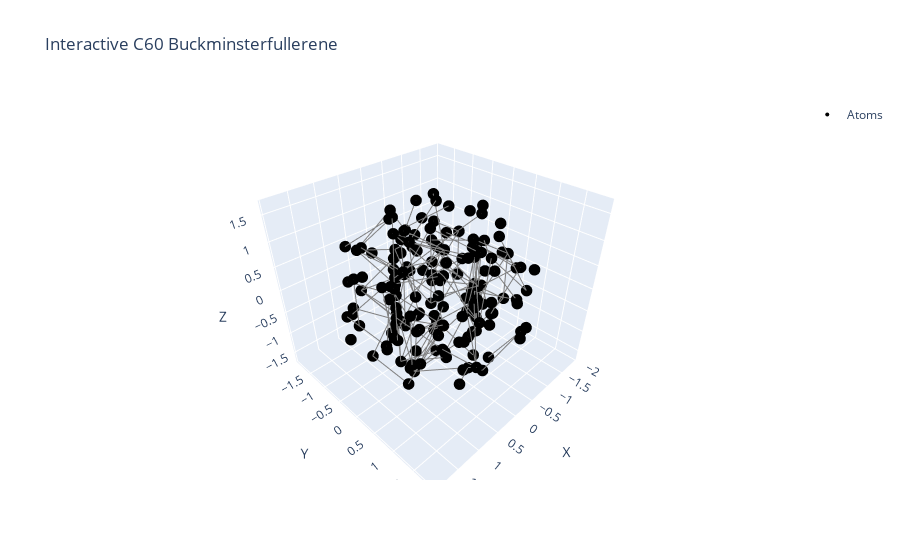

The cell this chart's notebook holds for it:
### Code cell
# Create scatter plot of atoms
atoms = go.Scatter3d(
    x=scaled_sphere[:, 0],
    y=scaled_sphere[:, 1],
    z=scaled_sphere[:, 2],
    mode='markers',
    marker=dict(size=4, color='black'),
    name='Atoms'
)

# Create lines between atoms within bonding distance
D = squareform(pdist(scaled_sphere))
threshold = 1.1  # bond cutoff

bond_length = 1.01022
tolerance = 0.02 # allow tiny numerical error

# Only draw edges where distance ≈ bond length
edges = []
for i in range(len(scaled_sphere)):
    for j in range(i + 1, len(scaled_sphere)):
        dist = np.linalg.norm(scaled_sphere[i] - scaled_sphere[j])
        if abs(dist - bond_length) < tolerance:
            edges.append(go.Scatter3d(
                x=[scaled_sphere[i, 0], scaled_sphere[j, 0], None],
                y=[scaled_sphere[i, 1], scaled_sphere[j, 1], None],
                z=[scaled_sphere[i, 2], scaled_sphere[j, 2], None],
                mode='lines',
                line=dict(color='gray', width=2),
                showlegend=False
            ))


# Combine all objects
fig = go.Figure(data=[atoms] + edges)
fig.update_layout(
    title='Interactive C60 Buckminsterfullerene',
    scene=dict(
        xaxis=dict(title='X'),
        yaxis=dict(title='Y'),
        zaxis=dict(title='Z'),
        aspectmode='data'
    )
)

fig.show()

### Figure 1 — Plotly figure (JSON) as saved in the notebook; plotly's stock layout.template omitted (floating-point values rounded to 4 significant figures; data arrays with more than 128 entries replaced by an {"elided": "..."} marker saying what was removed)
{"data": [{"marker": {"color": "black", "size": 4}, "mode": "markers", "name": "Atoms", "type": "scatter3d", "x": {"elided": "162 float values"}, "y": {"elided": "162 float values"}, "z": {"elided": "162 float values"}}, {"line": {"color": "gray", "width": 2}, "mode": "lines", "showlegend": false, "type": "scatter3d", "x": [0.153, 0.6081, null], "y": [-0.9579, -1.503, null], "z": [1.169, 0.4597, null]}, {"line": {"color": "gray", "width": 2}, "mode": "lines", "showlegend": false, "type": "scatter3d", "x": [0.153, 0.8985, null], "y": [-0.9579, -1.413, null], "z": [1.169, 0.6921, null]}, {"line": {"color": "gray", "width": 2}, "mode": "lines", "showlegend": false, "type": "scatter3d", "x": [0.153, 0.7777, null], "y": [-0.9579, -0.1855, null], "z": [1.169, 1.371, null]}, {"line": {"color": "gray", "width": 2}, "mode": "lines", "showlegend": false, "type": "scatter3d", "x": [0.153, 0.6081, null], "y": [0.9579, 1.503, null], "z": [1.169, 0.4597, null]}, {"line": {"color": "gray", "width": 2}, "mode": "lines", "showlegend": false, "type": "scatter3d", "x": [0.153, 0.8985, null], "y": [0.9579, 1.413, null], "z": [1.169, 0.6921, null]}, {"line": {"color": "gray", "width": 2}, "mode": "lines", "showlegend": false, "type": "scatter3d", "x": [0.153, 0.7777, null], "y": [0.9579, 0.1855, null], "z": [1.169, 1.371, null]}, {"line": {"color": "gray", "width": 2}, "mode": "lines", "showlegend": false, "type": "scatter3d", "x": [0.153, 0.6081, null], "y": [-0.9579, -1.503, null], "z": [-1.169, -0.4597, null]}, {"line": {"color": "gray", "width": 2}, "mode": "lines", "showlegend": false, "type": "scatter3d", "x": [0.153, 0.8985, null], "y": [-0.9579, -1.413, null], "z": [-1.169, -0.6921, null]}, {"line": {"color": "gray", "width": 2}, "mode": "lines", "showlegend": false, "type": "scatter3d", "x": [0.153, 0.7777, null], "y": [-0.9579, -0.1855, null], "z": [-1.169, -1.371, null]}, {"line": {"color": "gray", "width": 2}, "mode": "lines", "showlegend": false, "type": "scatter3d", "x": [0.153, 0.6081, null], "y": [0.9579, 1.503, null], "z": [-1.169, -0.4597, null]}, {"line": {"color": "gray", "width": 2}, "mode": "lines", "showlegend": false, "type": "scatter3d", "x": [0.153, 0.8985, null], "y": [0.9579, 1.413, null], "z": [-1.169, -0.6921, null]}, {"line": {"color": "gray", "width": 2}, "mode": "lines", "showlegend": false, "type": "scatter3d", "x": [0.153, 0.7777, null], "y": [0.9579, 0.1855, null], "z": [-1.169, -1.371, null]}, {"line": {"color": "gray", "width": 2}, "mode": "lines", "showlegend": false, "type": "scatter3d", "x": [1.218, 1.09, null], "y": [2.736e-15, 7.21e-16, null], "z": [-0.6576, 0.3564, null]}, {"line": {"color": "gray", "width": 2}, "mode": "lines", "showlegend": false, "type": "scatter3d", "x": [1.218, 1.09, null], "y": [3.025e-16, 8.354e-17, null], "z": [0.6576, -0.3564, null]}, {"line": {"color": "gray", "width": 2}, "mode": "lines", "showlegend": false, "type": "scatter3d", "x": [-1.278, -0.6393, null], "y": [-5.902e-16, -0.7776, null], "z": [-0.5182, -0.4704, null]}, {"line": {"color": "gray", "width": 2}, "mode": "lines", "showlegend": false, "type": "scatter3d", "x": [-1.278, -0.6393, null], "y": [-5.902e-16, 0.7776, null], "z": [-0.5182, -0.4704, null]}, {"line": {"color": "gray", "width": 2}, "mode": "lines", "showlegend": false, "type": "scatter3d", "x": [-1.278, -0.6393, null], "y": [-8.54e-16, -0.7776, null], "z": [0.5182, 0.4704, null]}, {"line": {"color": "gray", "width": 2}, "mode": "lines", "showlegend": false, "type": "scatter3d", "x": [-1.278, -0.6393, null], "y": [-8.54e-16, 0.7776, null], "z": [0.5182, 0.4704, null]}, {"line": {"color": "gray", "width": 2}, "mode": "lines", "showlegend": false, "type": "scatter3d", "x": [0.1416, 0.6081, null], "y": [-1.004, -1.503, null], "z": [0.2969, -0.4597, null]}, {"line": {"color": "gray", "width": 2}, "mode": "lines", "showlegend": false, "type": "scatter3d", "x": [0.1416, 0.6081, null], "y": [1.004, 1.503, null], "z": [0.2969, -0.4597, null]}, {"line": {"color": "gray", "width": 2}, "mode": "lines", "showlegend": false, "type": "scatter3d", "x": [0.1416, 0.6081, null], "y": [-1.004, -1.503, null], "z": [-0.2969, 0.4597, null]}, {"line": {"color": "gray", "width": 2}, "mode": "lines", "showlegend": false, "type": "scatter3d", "x": [0.1416, 0.6081, null], "y": [1.004, 1.503, null], "z": [-0.2969, 0.4597, null]}, {"line": {"color": "gray", "width": 2}, "mode": "lines", "showlegend": false, "type": "scatter3d", "x": [0.4584, 1.259, null], "y": [0.6088, 0.8922, null], "z": [-0.1957, 0.3546, null]}, {"line": {"color": "gray", "width": 2}, "mode": "lines", "showlegend": false, "type": "scatter3d", "x": [0.4584, -0.09105, null], "y": [0.6088, 0.08956, null], "z": [-0.1957, -0.8365, null]}, {"line": {"color": "gray", "width": 2}, "mode": "lines", "showlegend": false, "type": "scatter3d", "x": [0.4584, 1.259, null], "y": [-0.6088, -0.8922, null], "z": [-0.1957, 0.3546, null]}, {"line": {"color": "gray", "width": 2}, "mode": "lines", "showlegend": false, "type": "scatter3d", "x": [0.4584, -0.09105, null], "y": [-0.6088, -0.08956, null], "z": [-0.1957, -0.8365, null]}, {"line": {"color": "gray", "width": 2}, "mode": "lines", "showlegend": false, "type": "scatter3d", "x": [0.7535, 0.4364, null], "y": [-0.264, 0.5819, null], "z": [-0.3695, -0.7843, null]}, {"line": {"color": "gray", "width": 2}, "mode": "lines", "showlegend": false, "type": "scatter3d", "x": [0.7535, 0.7777, null], "y": [-0.264, -0.1855, null], "z": [-0.3695, -1.371, null]}, {"line": {"color": "gray", "width": 2}, "mode": "lines", "showlegend": false, "type": "scatter3d", "x": [0.7535, 1.008, null], "y": [-0.264, 0.04534, null], "z": [-0.3695, 0.5494, null]}, {"line": {"color": "gray", "width": 2}, "mode": "lines", "showlegend": false, "type": "scatter3d", "x": [0.7535, -0.09105, null], "y": [-0.264, 0.08956, null], "z": [-0.3695, -0.8365, null]}, {"line": {"color": "gray", "width": 2}, "mode": "lines", "showlegend": false, "type": "scatter3d", "x": [0.7535, 0.4364, null], "y": [0.264, -0.5819, null], "z": [-0.3695, -0.7843, null]}, {"line": {"color": "gray", "width": 2}, "mode": "lines", "showlegend": false, "type": "scatter3d", "x": [0.7535, 0.7777, null], "y": [0.264, 0.1855, null], "z": [-0.3695, -1.371, null]}, {"line": {"color": "gray", "width": 2}, "mode": "lines", "showlegend": false, "type": "scatter3d", "x": [0.7535, 1.008, null], "y": [0.264, -0.04534, null], "z": [-0.3695, 0.5494, null]}, {"line": {"color": "gray", "width": 2}, "mode": "lines", "showlegend": false, "type": "scatter3d", "x": [0.7535, -0.09105, null], "y": [0.264, -0.08956, null], "z": [-0.3695, -0.8365, null]}, {"line": {"color": "gray", "width": 2}, "mode": "lines", "showlegend": false, "type": "scatter3d", "x": [0.4584, 1.259, null], "y": [0.6088, 0.8922, null], "z": [0.1957, -0.3546, null]}, {"line": {"color": "gray", "width": 2}, "mode": "lines", "showlegend": false, "type": "scatter3d", "x": [0.4584, -0.09105, null], "y": [0.6088, 0.08956, null], "z": [0.1957, 0.8365, null]}, {"line": {"color": "gray", "width": 2}, "mode": "lines", "showlegend": false, "type": "scatter3d", "x": [0.4584, 1.259, null], "y": [-0.6088, -0.8922, null], "z": [0.1957, -0.3546, null]}, {"line": {"color": "gray", "width": 2}, "mode": "lines", "showlegend": false, "type": "scatter3d", "x": [0.4584, -0.09105, null], "y": [-0.6088, -0.08956, null], "z": [0.1957, 0.8365, null]}, {"line": {"color": "gray", "width": 2}, "mode": "lines", "showlegend": false, "type": "scatter3d", "x": [0.7535, 0.4364, null], "y": [-0.264, 0.5819, null], "z": [0.3695, 0.7843, null]}, {"line": {"color": "gray", "width": 2}, "mode": "lines", "showlegend": false, "type": "scatter3d", "x": [0.7535, 0.7777, null], "y": [-0.264, -0.1855, null], "z": [0.3695, 1.371, null]}, {"line": {"color": "gray", "width": 2}, "mode": "lines", "showlegend": false, "type": "scatter3d", "x": [0.7535, 1.008, null], "y": [-0.264, 0.04534, null], "z": [0.3695, -0.5494, null]}, {"line": {"color": "gray", "width": 2}, "mode": "lines", "showlegend": false, "type": "scatter3d", "x": [0.7535, -0.09105, null], "y": [-0.264, 0.08956, null], "z": [0.3695, 0.8365, null]}, {"line": {"color": "gray", "width": 2}, "mode": "lines", "showlegend": false, "type": "scatter3d", "x": [0.7535, 0.4364, null], "y": [0.264, -0.5819, null], "z": [0.3695, 0.7843, null]}, {"line": {"color": "gray", "width": 2}, "mode": "lines", "showlegend": false, "type": "scatter3d", "x": [0.7535, 0.7777, null], "y": [0.264, 0.1855, null], "z": [0.3695, 1.371, null]}, {"line": {"color": "gray", "width": 2}, "mode": "lines", "showlegend": false, "type": "scatter3d", "x": [0.7535, 1.008, null], "y": [0.264, -0.04534, null], "z": [0.3695, -0.5494, null]}, {"line": {"color": "gray", "width": 2}, "mode": "lines", "showlegend": false, "type": "scatter3d", "x": [0.7535, -0.09105, null], "y": [0.264, -0.08956, null], "z": [0.3695, 0.8365, null]}, {"line": {"color": "gray", "width": 2}, "mode": "lines", "showlegend": false, "type": "scatter3d", "x": [-0.4496, -0.442, null], "y": [0.5821, 0.6113, null], "z": [-0.1495, 0.8574, null]}, {"line": {"color": "gray", "width": 2}, "mode": "lines", "showlegend": false, "type": "scatter3d", "x": [-0.4496, 0.5189, null], "y": [0.5821, 0.557, null], "z": [-0.1495, -0.4231, null]}, {"line": {"color": "gray", "width": 2}, "mode": "lines", "showlegend": false, "type": "scatter3d", "x": [-0.4496, -0.09105, null], "y": [0.5821, -0.08956, null], "z": [-0.1495, -0.8365, null]}, {"line": {"color": "gray", "width": 2}, "mode": "lines", "showlegend": false, "type": "scatter3d", "x": [-0.4496, -1.226, null], "y": [0.5821, 0.6082, null], "z": [-0.1495, 0.5051, null]}, {"line": {"color": "gray", "width": 2}, "mode": "lines", "showlegend": false, "type": "scatter3d", "x": [-0.4496, -1.059, null], "y": [0.5821, -8.68e-17, null], "z": [-0.1495, 0.3739, null]}, {"line": {"color": "gray", "width": 2}, "mode": "lines", "showlegend": false, "type": "scatter3d", "x": [-0.4496, -0.442, null], "y": [-0.5821, -0.6113, null], "z": [-0.1495, 0.8574, null]}, {"line": {"color": "gray", "width": 2}, "mode": "lines", "showlegend": false, "type": "scatter3d", "x": [-0.4496, 0.5189, null], "y": [-0.5821, -0.557, null], "z": [-0.1495, -0.4231, null]}, {"line": {"color": "gray", "width": 2}, "mode": "lines", "showlegend": false, "type": "scatter3d", "x": [-0.4496, -0.09105, null], "y": [-0.5821, 0.08956, null], "z": [-0.1495, -0.8365, null]}, {"line": {"color": "gray", "width": 2}, "mode": "lines", "showlegend": false, "type": "scatter3d", "x": [-0.4496, -1.226, null], "y": [-0.5821, -0.6082, null], "z": [-0.1495, 0.5051, null]}, {"line": {"color": "gray", "width": 2}, "mode": "lines", "showlegend": false, "type": "scatter3d", "x": [-0.4496, -1.059, null], "y": [-0.5821, -8.68e-17, null], "z": [-0.1495, 0.3739, null]}, {"line": {"color": "gray", "width": 2}, "mode": "lines", "showlegend": false, "type": "scatter3d", "x": [-0.6509, -1.059, null], "y": [-0.5554, -8.68e-17, null], "z": [-0.3682, 0.3739, null]}, {"line": {"color": "gray", "width": 2}, "mode": "lines", "showlegend": false, "type": "scatter3d", "x": [-0.6509, -1.059, null], "y": [0.5554, -8.68e-17, null], "z": [-0.3682, 0.3739, null]}, {"line": {"color": "gray", "width": 2}, "mode": "lines", "showlegend": false, "type": "scatter3d", "x": [-0.4496, 0.5189, null], "y": [0.5821, 0.557, null], "z": [0.1495, 0.4231, null]}, {"line": {"color": "gray", "width": 2}, "mode": "lines", "showlegend": false, "type": "scatter3d", "x": [-0.4496, -0.442, null], "y": [0.5821, 0.6113, null], "z": [0.1495, -0.8574, null]}, {"line": {"color": "gray", "width": 2}, "mode": "lines", "showlegend": false, "type": "scatter3d", "x": [-0.4496, -1.226, null], "y": [0.5821, 0.6082, null], "z": [0.1495, -0.5051, null]}, {"line": {"color": "gray", "width": 2}, "mode": "lines", "showlegend": false, "type": "scatter3d", "x": [-0.4496, -0.09105, null], "y": [0.5821, -0.08956, null], "z": [0.1495, 0.8365, null]}, {"line": {"color": "gray", "width": 2}, "mode": "lines", "showlegend": false, "type": "scatter3d", "x": [-0.4496, -1.059, null], "y": [0.5821, -1.919e-16, null], "z": [0.1495, -0.3739, null]}, {"line": {"color": "gray", "width": 2}, "mode": "lines", "showlegend": false, "type": "scatter3d", "x": [-0.4496, 0.5189, null], "y": [-0.5821, -0.557, null], "z": [0.1495, 0.4231, null]}, {"line": {"color": "gray", "width": 2}, "mode": "lines", "showlegend": false, "type": "scatter3d", "x": [-0.4496, -0.442, null], "y": [-0.5821, -0.6113, null], "z": [0.1495, -0.8574, null]}, {"line": {"color": "gray", "width": 2}, "mode": "lines", "showlegend": false, "type": "scatter3d", "x": [-0.4496, -1.226, null], "y": [-0.5821, -0.6082, null], "z": [0.1495, -0.5051, null]}, {"line": {"color": "gray", "width": 2}, "mode": "lines", "showlegend": false, "type": "scatter3d", "x": [-0.4496, -0.09105, null], "y": [-0.5821, 0.08956, null], "z": [0.1495, 0.8365, null]}, {"line": {"color": "gray", "width": 2}, "mode": "lines", "showlegend": false, "type": "scatter3d", "x": [-0.4496, -1.059, null], "y": [-0.5821, -1.919e-16, null], "z": [0.1495, -0.3739, null]}, {"line": {"color": "gray", "width": 2}, "mode": "lines", "showlegend": false, "type": "scatter3d", "x": [-0.6509, -1.059, null], "y": [-0.5554, -1.919e-16, null], "z": [0.3682, -0.3739, null]}, {"line": {"color": "gray", "width": 2}, "mode": "lines", "showlegend": false, "type": "scatter3d", "x": [-0.6509, -1.059, null], "y": [0.5554, -1.919e-16, null], "z": [0.3682, -0.3739, null]}, {"line": {"color": "gray", "width": 2}, "mode": "lines", "showlegend": false, "type": "scatter3d", "x": [0.07951, -0.442, null], "y": [0.8027, 0.6113, null], "z": [3.189e-16, 0.8574, null]}, {"line": {"color": "gray", "width": 2}, "mode": "lines", "showlegend": false, "type": "scatter3d", "x": [0.07951, 0.6081, null], "y": [0.8027, 1.503, null], "z": [3.189e-16, 0.4597, null]}, {"line": {"color": "gray", "width": 2}, "mode": "lines", "showlegend": false, "type": "scatter3d", "x": [0.07951, -0.442, null], "y": [0.8027, 0.6113, null], "z": [3.189e-16, -0.8574, null]}, {"line": {"color": "gray", "width": 2}, "mode": "lines", "showlegend": false, "type": "scatter3d", "x": [0.07951, 0.6081, null], "y": [0.8027, 1.503, null], "z": [3.189e-16, -0.4597, null]}, {"line": {"color": "gray", "width": 2}, "mode": "lines", "showlegend": false, "type": "scatter3d", "x": [0.07951, 0.3276, null], "y": [0.8027, 0.5381, null], "z": [3.189e-16, -0.9582, null]}, {"line": {"color": "gray", "width": 2}, "mode": "lines", "showlegend": false, "type": "scatter3d", "x": [0.07951, 0.3276, null], "y": [0.8027, 0.5381, null], "z": [3.189e-16, 0.9582, null]}, {"line": {"color": "gray", "width": 2}, "mode": "lines", "showlegend": false, "type": "scatter3d", "x": [0.07951, -0.442, null], "y": [-0.8027, -0.6113, null], "z": [5.888e-17, 0.8574, null]}, {"line": {"color": "gray", "width": 2}, "mode": "lines", "showlegend": false, "type": "scatter3d", "x": [0.07951, 0.6081, null], "y": [-0.8027, -1.503, null], "z": [5.888e-17, 0.4597, null]}, {"line": {"color": "gray", "width": 2}, "mode": "lines", "showlegend": false, "type": "scatter3d", "x": [0.07951, -0.442, null], "y": [-0.8027, -0.6113, null], "z": [5.888e-17, -0.8574, null]}, {"line": {"color": "gray", "width": 2}, "mode": "lines", "showlegend": false, "type": "scatter3d", "x": [0.07951, 0.6081, null], "y": [-0.8027, -1.503, null], "z": [5.888e-17, -0.4597, null]}, {"line": {"color": "gray", "width": 2}, "mode": "lines", "showlegend": false, "type": "scatter3d", "x": [0.07951, 0.3276, null], "y": [-0.8027, -0.5381, null], "z": [5.888e-17, -0.9582, null]}, {"line": {"color": "gray", "width": 2}, "mode": "lines", "showlegend": false, "type": "scatter3d", "x": [0.07951, 0.3276, null], "y": [-0.8027, -0.5381, null], "z": [5.888e-17, 0.9582, null]}, {"line": {"color": "gray", "width": 2}, "mode": "lines", "showlegend": false, "type": "scatter3d", "x": [-0.442, -1.059, null], "y": [-0.6113, -8.68e-17, null], "z": [0.8574, 0.3739, null]}, {"line": {"color": "gray", "width": 2}, "mode": "lines", "showlegend": false, "type": "scatter3d", "x": [-0.6393, -1.202, null], "y": [-0.7776, -0.9274, null], "z": [0.4704, -0.3622, null]}, {"line": {"color": "gray", "width": 2}, "mode": "lines", "showlegend": false, "type": "scatter3d", "x": [-0.5904, 0.0127, null], "y": [-1.49, -1.179, null], "z": [0.4386, 1.183, null]}, {"line": {"color": "gray", "width": 2}, "mode": "lines", "showlegend": false, "type": "scatter3d", "x": [-0.5904, -0.4289, null], "y": [-1.49, -0.9625, null], "z": [0.4386, 1.301, null]}, {"line": {"color": "gray", "width": 2}, "mode": "lines", "showlegend": false, "type": "scatter3d", "x": [0.4364, 0.6081, null], "y": [-0.5819, -1.503, null], "z": [0.7843, 0.4597, null]}, {"line": {"color": "gray", "width": 2}, "mode": "lines", "showlegend": false, "type": "scatter3d", "x": [0.4364, 0.7777, null], "y": [-0.5819, 0.1855, null], "z": [0.7843, 1.371, null]}, {"line": {"color": "gray", "width": 2}, "mode": "lines", "showlegend": false, "type": "scatter3d", "x": [0.5189, 1.188, null], "y": [-0.557, -0.4961, null], "z": [0.4231, 1.16, null]}, {"line": {"color": "gray", "width": 2}, "mode": "lines", "showlegend": false, "type": "scatter3d", "x": [0.6081, 0.0127, null], "y": [-1.503, -1.179, null], "z": [0.4597, 1.183, null]}, {"line": {"color": "gray", "width": 2}, "mode": "lines", "showlegend": false, "type": "scatter3d", "x": [-0.442, -1.059, null], "y": [0.6113, -8.68e-17, null], "z": [0.8574, 0.3739, null]}, {"line": {"color": "gray", "width": 2}, "mode": "lines", "showlegend": false, "type": "scatter3d", "x": [-0.6393, -1.202, null], "y": [0.7776, 0.9274, null], "z": [0.4704, -0.3622, null]}, {"line": {"color": "gray", "width": 2}, "mode": "lines", "showlegend": false, "type": "scatter3d", "x": [-0.5904, 0.0127, null], "y": [1.49, 1.179, null], "z": [0.4386, 1.183, null]}, {"line": {"color": "gray", "width": 2}, "mode": "lines", "showlegend": false, "type": "scatter3d", "x": [-0.5904, -0.4289, null], "y": [1.49, 0.9625, null], "z": [0.4386, 1.301, null]}, {"line": {"color": "gray", "width": 2}, "mode": "lines", "showlegend": false, "type": "scatter3d", "x": [0.4364, 0.6081, null], "y": [0.5819, 1.503, null], "z": [0.7843, 0.4597, null]}, {"line": {"color": "gray", "width": 2}, "mode": "lines", "showlegend": false, "type": "scatter3d", "x": [0.4364, 0.7777, null], "y": [0.5819, -0.1855, null], "z": [0.7843, 1.371, null]}, {"line": {"color": "gray", "width": 2}, "mode": "lines", "showlegend": false, "type": "scatter3d", "x": [0.5189, 1.188, null], "y": [0.557, 0.4961, null], "z": [0.4231, 1.16, null]}, {"line": {"color": "gray", "width": 2}, "mode": "lines", "showlegend": false, "type": "scatter3d", "x": [0.6081, 0.0127, null], "y": [1.503, 1.179, null], "z": [0.4597, 1.183, null]}, {"line": {"color": "gray", "width": 2}, "mode": "lines", "showlegend": false, "type": "scatter3d", "x": [-0.1269, 0.7777, null], "y": [0.1432, -0.1855, null], "z": [1.651, 1.371, null]}, {"line": {"color": "gray", "width": 2}, "mode": "lines", "showlegend": false, "type": "scatter3d", "x": [-0.1269, 0.7777, null], "y": [-0.1432, 0.1855, null], "z": [1.651, 1.371, null]}, {"line": {"color": "gray", "width": 2}, "mode": "lines", "showlegend": false, "type": "scatter3d", "x": [-0.442, -1.059, null], "y": [-0.6113, -1.919e-16, null], "z": [-0.8574, -0.3739, null]}, {"line": {"color": "gray", "width": 2}, "mode": "lines", "showlegend": false, "type": "scatter3d", "x": [-0.6393, -1.202, null], "y": [-0.7776, -0.9274, null], "z": [-0.4704, 0.3622, null]}, {"line": {"color": "gray", "width": 2}, "mode": "lines", "showlegend": false, "type": "scatter3d", "x": [-0.5904, 0.0127, null], "y": [-1.49, -1.179, null], "z": [-0.4386, -1.183, null]}, {"line": {"color": "gray", "width": 2}, "mode": "lines", "showlegend": false, "type": "scatter3d", "x": [-0.5904, -0.4289, null], "y": [-1.49, -0.9625, null], "z": [-0.4386, -1.301, null]}, {"line": {"color": "gray", "width": 2}, "mode": "lines", "showlegend": false, "type": "scatter3d", "x": [0.4364, 0.6081, null], "y": [-0.5819, -1.503, null], "z": [-0.7843, -0.4597, null]}, {"line": {"color": "gray", "width": 2}, "mode": "lines", "showlegend": false, "type": "scatter3d", "x": [0.4364, 0.7777, null], "y": [-0.5819, 0.1855, null], "z": [-0.7843, -1.371, null]}, {"line": {"color": "gray", "width": 2}, "mode": "lines", "showlegend": false, "type": "scatter3d", "x": [0.5189, 1.188, null], "y": [-0.557, -0.4961, null], "z": [-0.4231, -1.16, null]}, {"line": {"color": "gray", "width": 2}, "mode": "lines", "showlegend": false, "type": "scatter3d", "x": [0.6081, 0.0127, null], "y": [-1.503, -1.179, null], "z": [-0.4597, -1.183, null]}, {"line": {"color": "gray", "width": 2}, "mode": "lines", "showlegend": false, "type": "scatter3d", "x": [-0.442, -1.059, null], "y": [0.6113, -1.919e-16, null], "z": [-0.8574, -0.3739, null]}, {"line": {"color": "gray", "width": 2}, "mode": "lines", "showlegend": false, "type": "scatter3d", "x": [-0.6393, -1.202, null], "y": [0.7776, 0.9274, null], "z": [-0.4704, 0.3622, null]}, {"line": {"color": "gray", "width": 2}, "mode": "lines", "showlegend": false, "type": "scatter3d", "x": [-0.5904, 0.0127, null], "y": [1.49, 1.179, null], "z": [-0.4386, -1.183, null]}, {"line": {"color": "gray", "width": 2}, "mode": "lines", "showlegend": false, "type": "scatter3d", "x": [-0.5904, -0.4289, null], "y": [1.49, 0.9625, null], "z": [-0.4386, -1.301, null]}, {"line": {"color": "gray", "width": 2}, "mode": "lines", "showlegend": false, "type": "scatter3d", "x": [0.4364, 0.6081, null], "y": [0.5819, 1.503, null], "z": [-0.7843, -0.4597, null]}, {"line": {"color": "gray", "width": 2}, "mode": "lines", "showlegend": false, "type": "scatter3d", "x": [0.4364, 0.7777, null], "y": [0.5819, -0.1855, null], "z": [-0.7843, -1.371, null]}, {"line": {"color": "gray", "width": 2}, "mode": "lines", "showlegend": false, "type": "scatter3d", "x": [0.5189, 1.188, null], "y": [0.557, 0.4961, null], "z": [-0.4231, -1.16, null]}, {"line": {"color": "gray", "width": 2}, "mode": "lines", "showlegend": false, "type": "scatter3d", "x": [0.6081, 0.0127, null], "y": [1.503, 1.179, null], "z": [-0.4597, -1.183, null]}, {"line": {"color": "gray", "width": 2}, "mode": "lines", "showlegend": false, "type": "scatter3d", "x": [-0.1269, 0.7777, null], "y": [0.1432, -0.1855, null], "z": [-1.651, -1.371, null]}, {"line": {"color": "gray", "width": 2}, "mode": "lines", "showlegend": false, "type": "scatter3d", "x": [-0.1269, 0.7777, null], "y": [-0.1432, 0.1855, null], "z": [-1.651, -1.371, null]}, {"line": {"color": "gray", "width": 2}, "mode": "lines", "showlegend": false, "type": "scatter3d", "x": [1.266, 1.266, null], "y": [0.7023, 0.7023, null], "z": [-0.5049, 0.5049, null]}, {"line": {"color": "gray", "width": 2}, "mode": "lines", "showlegend": false, "type": "scatter3d", "x": [1.266, 1.266, null], "y": [-0.7023, -0.7023, null], "z": [-0.5049, 0.5049, null]}, {"line": {"color": "gray", "width": 2}, "mode": "lines", "showlegend": false, "type": "scatter3d", "x": [0.7777, -0.01341, null], "y": [-0.1855, -0.5687, null], "z": [-1.371, -0.9052, null]}, {"line": {"color": "gray", "width": 2}, "mode": "lines", "showlegend": false, "type": "scatter3d", "x": [0.7777, -0.09105, null], "y": [-0.1855, -0.08956, null], "z": [-1.371, -0.8365, null]}, {"line": {"color": "gray", "width": 2}, "mode": "lines", "showlegend": false, "type": "scatter3d", "x": [1.188, 1.188, null], "y": [-0.4961, 0.4961, null], "z": [-1.16, -1.16, null]}, {"line": {"color": "gray", "width": 2}, "mode": "lines", "showlegend": false, "type": "scatter3d", "x": [0.7777, -0.01341, null], "y": [0.1855, 0.5687, null], "z": [-1.371, -0.9052, null]}, {"line": {"color": "gray", "width": 2}, "mode": "lines", "showlegend": false, "type": "scatter3d", "x": [0.7777, -0.09105, null], "y": [0.1855, 0.08956, null], "z": [-1.371, -0.8365, null]}, {"line": {"color": "gray", "width": 2}, "mode": "lines", "showlegend": false, "type": "scatter3d", "x": [0.7093, -0.09105, null], "y": [6.769e-15, -0.08956, null], "z": [-1.467, -0.8365, null]}, {"line": {"color": "gray", "width": 2}, "mode": "lines", "showlegend": false, "type": "scatter3d", "x": [0.7093, -0.09105, null], "y": [6.769e-15, 0.08956, null], "z": [-1.467, -0.8365, null]}, {"line": {"color": "gray", "width": 2}, "mode": "lines", "showlegend": false, "type": "scatter3d", "x": [1.604, 1.604, null], "y": [0.5087, -0.5087, null], "z": [-7.849e-16, 6.809e-16, null]}, {"line": {"color": "gray", "width": 2}, "mode": "lines", "showlegend": false, "type": "scatter3d", "x": [0.7777, -0.01341, null], "y": [-0.1855, -0.5687, null], "z": [1.371, 0.9052, null]}, {"line": {"color": "gray", "width": 2}, "mode": "lines", "showlegend": false, "type": "scatter3d", "x": [0.7777, -0.09105, null], "y": [-0.1855, -0.08956, null], "z": [1.371, 0.8365, null]}, {"line": {"color": "gray", "width": 2}, "mode": "lines", "showlegend": false, "type": "scatter3d", "x": [1.188, 1.188, null], "y": [-0.4961, 0.4961, null], "z": [1.16, 1.16, null]}, {"line": {"color": "gray", "width": 2}, "mode": "lines", "showlegend": false, "type": "scatter3d", "x": [0.7777, -0.01341, null], "y": [0.1855, 0.5687, null], "z": [1.371, 0.9052, null]}, {"line": {"color": "gray", "width": 2}, "mode": "lines", "showlegend": false, "type": "scatter3d", "x": [0.7777, -0.09105, null], "y": [0.1855, 0.08956, null], "z": [1.371, 0.8365, null]}, {"line": {"color": "gray", "width": 2}, "mode": "lines", "showlegend": false, "type": "scatter3d", "x": [0.7093, -0.09105, null], "y": [6.523e-16, -0.08956, null], "z": [1.467, 0.8365, null]}, {"line": {"color": "gray", "width": 2}, "mode": "lines", "showlegend": false, "type": "scatter3d", "x": [0.7093, -0.09105, null], "y": [6.523e-16, 0.08956, null], "z": [1.467, 0.8365, null]}, {"line": {"color": "gray", "width": 2}, "mode": "lines", "showlegend": false, "type": "scatter3d", "x": [-1.226, -0.3926, null], "y": [0.6082, 0.4664, null], "z": [-0.5051, -1.072, null]}, {"line": {"color": "gray", "width": 2}, "mode": "lines", "showlegend": false, "type": "scatter3d", "x": [-1.226, -1.226, null], "y": [0.6082, 0.6082, null], "z": [-0.5051, 0.5051, null]}, {"line": {"color": "gray", "width": 2}, "mode": "lines", "showlegend": false, "type": "scatter3d", "x": [-1.202, -1.021, null], "y": [0.9274, -0.03025, null], "z": [-0.3622, -0.5474, null]}, {"line": {"color": "gray", "width": 2}, "mode": "lines", "showlegend": false, "type": "scatter3d", "x": [-1.226, -0.3926, null], "y": [-0.6082, -0.4664, null], "z": [-0.5051, -1.072, null]}, {"line": {"color": "gray", "width": 2}, "mode": "lines", "showlegend": false, "type": "scatter3d", "x": [-1.226, -1.226, null], "y": [-0.6082, -0.6082, null], "z": [-0.5051, 0.5051, null]}, {"line": {"color": "gray", "width": 2}, "mode": "lines", "showlegend": false, "type": "scatter3d", "x": [-1.202, -1.021, null], "y": [-0.9274, 0.03025, null], "z": [-0.3622, -0.5474, null]}, {"line": {"color": "gray", "width": 2}, "mode": "lines", "showlegend": false, "type": "scatter3d", "x": [-0.09105, -0.4708, null], "y": [-0.08956, 0.5543, null], "z": [-0.8365, -1.542, null]}, {"line": {"color": "gray", "width": 2}, "mode": "lines", "showlegend": false, "type": "scatter3d", "x": [-0.4708, -0.09105, null], "y": [-0.5543, 0.08956, null], "z": [-1.542, -0.8365, null]}, {"line": {"color": "gray", "width": 2}, "mode": "lines", "showlegend": false, "type": "scatter3d", "x": [-1.226, -0.3926, null], "y": [0.6082, 0.4664, null], "z": [0.5051, 1.072, null]}, {"line": {"color": "gray", "width": 2}, "mode": "lines", "showlegend": false, "type": "scatter3d", "x": [-1.202, -1.021, null], "y": [0.9274, -0.03025, null], "z": [0.3622, 0.5474, null]}, {"line": {"color": "gray", "width": 2}, "mode": "lines", "showlegend": false, "type": "scatter3d", "x": [-1.617, -1.021, null], "y": [0.5653, -0.03025, null], "z": [7.446e-16, -0.5474, null]}, {"line": {"color": "gray", "width": 2}, "mode": "lines", "showlegend": false, "type": "scatter3d", "x": [-1.617, -1.021, null], "y": [0.5653, -0.03025, null], "z": [7.446e-16, 0.5474, null]}, {"line": {"color": "gray", "width": 2}, "mode": "lines", "showlegend": false, "type": "scatter3d", "x": [-1.226, -0.3926, null], "y": [-0.6082, -0.4664, null], "z": [0.5051, 1.072, null]}, {"line": {"color": "gray", "width": 2}, "mode": "lines", "showlegend": false, "type": "scatter3d", "x": [-1.202, -1.021, null], "y": [-0.9274, 0.03025, null], "z": [0.3622, 0.5474, null]}, {"line": {"color": "gray", "width": 2}, "mode": "lines", "showlegend": false, "type": "scatter3d", "x": [-1.617, -1.021, null], "y": [-0.5653, 0.03025, null], "z": [7.024e-17, -0.5474, null]}, {"line": {"color": "gray", "width": 2}, "mode": "lines", "showlegend": false, "type": "scatter3d", "x": [-1.617, -1.021, null], "y": [-0.5653, 0.03025, null], "z": [7.024e-17, 0.5474, null]}, {"line": {"color": "gray", "width": 2}, "mode": "lines", "showlegend": false, "type": "scatter3d", "x": [-0.09105, -0.4708, null], "y": [-0.08956, 0.5543, null], "z": [0.8365, 1.542, null]}, {"line": {"color": "gray", "width": 2}, "mode": "lines", "showlegend": false, "type": "scatter3d", "x": [-0.4708, -0.09105, null], "y": [-0.5543, 0.08956, null], "z": [1.542, 0.8365, null]}], "layout": {"scene": {"aspectmode": "data", "xaxis": {"title": {"text": "X"}}, "yaxis": {"title": {"text": "Y"}}, "zaxis": {"title": {"text": "Z"}}}, "title": {"text": "Interactive C60 Buckminsterfullerene"}}}
